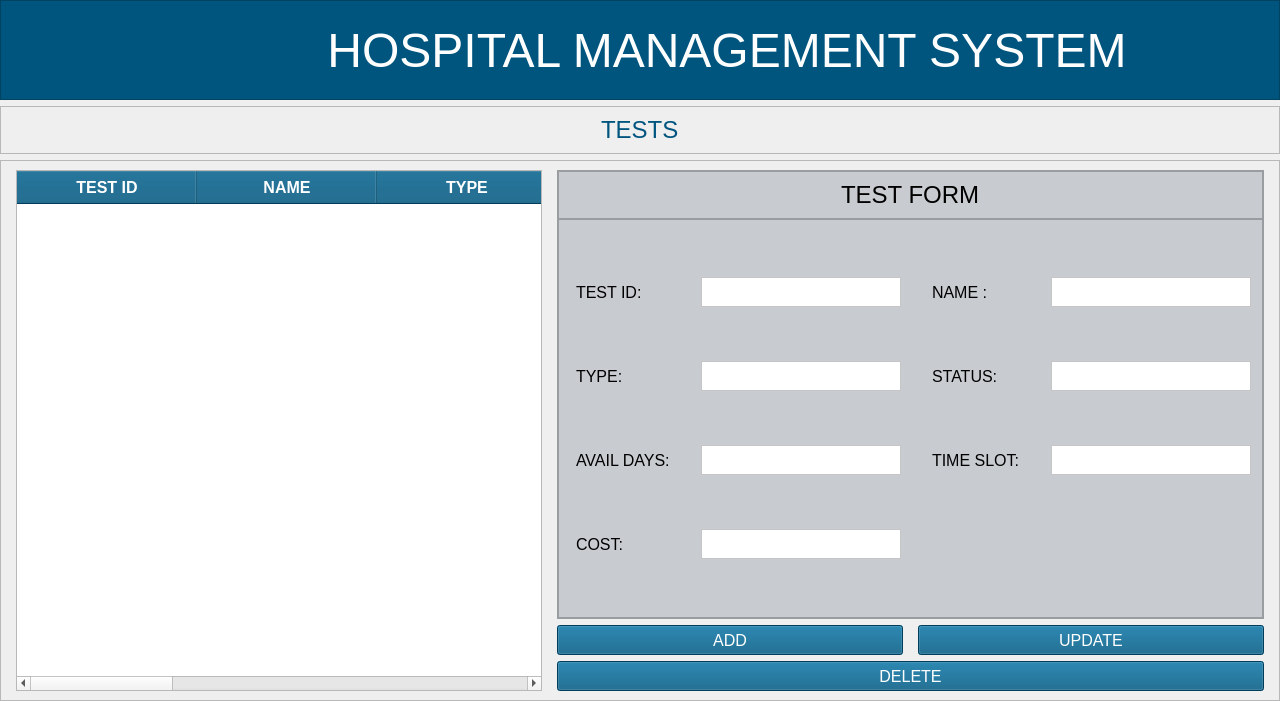
<?xml version="1.0" encoding="UTF-8"?>
<ui version="4.0">
 <class>MainWindow</class>
 <widget class="QMainWindow" name="MainWindow">
  <property name="geometry">
   <rect>
    <x>0</x>
    <y>0</y>
    <width>1280</width>
    <height>701</height>
   </rect>
  </property>
  <property name="windowTitle">
   <string>MainWindow</string>
  </property>
  <widget class="QWidget" name="centralwidget">
   <layout class="QVBoxLayout" name="verticalLayout_2">
    <property name="leftMargin">
     <number>0</number>
    </property>
    <property name="topMargin">
     <number>0</number>
    </property>
    <property name="rightMargin">
     <number>0</number>
    </property>
    <property name="bottomMargin">
     <number>0</number>
    </property>
    <item>
     <widget class="QFrame" name="header_frame">
      <property name="sizePolicy">
       <sizepolicy hsizetype="Preferred" vsizetype="Preferred">
        <horstretch>0</horstretch>
        <verstretch>0</verstretch>
       </sizepolicy>
      </property>
      <property name="minimumSize">
       <size>
        <width>1280</width>
        <height>100</height>
       </size>
      </property>
      <property name="maximumSize">
       <size>
        <width>16777215</width>
        <height>100</height>
       </size>
      </property>
      <property name="styleSheet">
       <string notr="true">background-color:rgb(0, 85, 127);</string>
      </property>
      <property name="frameShape">
       <enum>QFrame::StyledPanel</enum>
      </property>
      <property name="frameShadow">
       <enum>QFrame::Raised</enum>
      </property>
      <layout class="QHBoxLayout" name="horizontalLayout">
       <property name="sizeConstraint">
        <enum>QLayout::SetDefaultConstraint</enum>
       </property>
       <property name="leftMargin">
        <number>0</number>
       </property>
       <property name="topMargin">
        <number>0</number>
       </property>
       <property name="rightMargin">
        <number>0</number>
       </property>
       <property name="bottomMargin">
        <number>0</number>
       </property>
       <item>
        <widget class="QFrame" name="logo_frame">
         <property name="minimumSize">
          <size>
           <width>80</width>
           <height>50</height>
          </size>
         </property>
         <property name="maximumSize">
          <size>
           <width>100</width>
           <height>16777215</height>
          </size>
         </property>
         <property name="styleSheet">
          <string notr="true">background-color:transparent;
margin-top:6px;
margin-bottom:0px;</string>
         </property>
         <property name="frameShape">
          <enum>QFrame::StyledPanel</enum>
         </property>
         <property name="frameShadow">
          <enum>QFrame::Raised</enum>
         </property>
         <widget class="QLabel" name="backBtn">
          <property name="geometry">
           <rect>
            <x>20</x>
            <y>10</y>
            <width>61</width>
            <height>71</height>
           </rect>
          </property>
          <property name="cursor">
           <cursorShape>PointingHandCursor</cursorShape>
          </property>
          <property name="styleSheet">
           <string notr="true"/>
          </property>
          <property name="text">
           <string/>
          </property>
          <property name="pixmap">
           <pixmap resource="../../assets/resources.qrc">:/reosurces_logo/back-svgrepo-com.svg</pixmap>
          </property>
          <property name="scaledContents">
           <bool>true</bool>
          </property>
          <property name="alignment">
           <set>Qt::AlignCenter</set>
          </property>
         </widget>
        </widget>
       </item>
       <item>
        <widget class="QFrame" name="title_frame">
         <property name="minimumSize">
          <size>
           <width>1280</width>
           <height>0</height>
          </size>
         </property>
         <property name="font">
          <font>
           <pointsize>42</pointsize>
          </font>
         </property>
         <property name="styleSheet">
          <string notr="true">background-color:transparent;</string>
         </property>
         <property name="frameShape">
          <enum>QFrame::StyledPanel</enum>
         </property>
         <property name="frameShadow">
          <enum>QFrame::Raised</enum>
         </property>
         <layout class="QVBoxLayout" name="verticalLayout">
          <item alignment="Qt::AlignHCenter">
           <widget class="QLabel" name="title_label">
            <property name="minimumSize">
             <size>
              <width>800</width>
              <height>0</height>
             </size>
            </property>
            <property name="font">
             <font>
              <pointsize>36</pointsize>
             </font>
            </property>
            <property name="styleSheet">
             <string notr="true">color:#fff;</string>
            </property>
            <property name="text">
             <string>HOSPITAL MANAGEMENT SYSTEM</string>
            </property>
            <property name="alignment">
             <set>Qt::AlignCenter</set>
            </property>
           </widget>
          </item>
         </layout>
        </widget>
       </item>
      </layout>
     </widget>
    </item>
    <item>
     <widget class="QFrame" name="frame_15">
      <property name="maximumSize">
       <size>
        <width>16777215</width>
        <height>80</height>
       </size>
      </property>
      <property name="frameShape">
       <enum>QFrame::StyledPanel</enum>
      </property>
      <property name="frameShadow">
       <enum>QFrame::Raised</enum>
      </property>
      <layout class="QVBoxLayout" name="verticalLayout_22">
       <item alignment="Qt::AlignHCenter">
        <widget class="QLabel" name="activityNameDisp">
         <property name="font">
          <font>
           <pointsize>18</pointsize>
          </font>
         </property>
         <property name="styleSheet">
          <string notr="true">color:rgb(0, 85, 127);</string>
         </property>
         <property name="text">
          <string>TESTS</string>
         </property>
        </widget>
       </item>
      </layout>
     </widget>
    </item>
    <item>
     <widget class="QFrame" name="frame">
      <property name="frameShape">
       <enum>QFrame::StyledPanel</enum>
      </property>
      <property name="frameShadow">
       <enum>QFrame::Raised</enum>
      </property>
      <layout class="QGridLayout" name="gridLayout_2">
       <property name="leftMargin">
        <number>15</number>
       </property>
       <property name="topMargin">
        <number>9</number>
       </property>
       <property name="rightMargin">
        <number>15</number>
       </property>
       <property name="horizontalSpacing">
        <number>15</number>
       </property>
       <item row="0" column="1" colspan="2">
        <widget class="QFrame" name="frame_3">
         <property name="styleSheet">
          <string notr="true">BACKGROUND-COLOR:#c8cbcf;
BORDER-RADIUS:5PX;</string>
         </property>
         <property name="frameShape">
          <enum>QFrame::StyledPanel</enum>
         </property>
         <property name="frameShadow">
          <enum>QFrame::Raised</enum>
         </property>
         <layout class="QVBoxLayout" name="verticalLayout_3">
          <property name="spacing">
           <number>0</number>
          </property>
          <property name="leftMargin">
           <number>0</number>
          </property>
          <property name="topMargin">
           <number>0</number>
          </property>
          <property name="rightMargin">
           <number>0</number>
          </property>
          <property name="bottomMargin">
           <number>0</number>
          </property>
          <item>
           <widget class="QFrame" name="frame_4">
            <property name="font">
             <font>
              <pointsize>15</pointsize>
             </font>
            </property>
            <property name="frameShape">
             <enum>QFrame::StyledPanel</enum>
            </property>
            <property name="frameShadow">
             <enum>QFrame::Raised</enum>
            </property>
            <layout class="QHBoxLayout" name="horizontalLayout_3">
             <item alignment="Qt::AlignHCenter">
              <widget class="QLabel" name="label">
               <property name="font">
                <font>
                 <pointsize>18</pointsize>
                </font>
               </property>
               <property name="text">
                <string>TEST FORM</string>
               </property>
              </widget>
             </item>
            </layout>
           </widget>
          </item>
          <item>
           <widget class="QFrame" name="frame_5">
            <property name="styleSheet">
             <string notr="true">padding-right:2px;
padding-left:2px;</string>
            </property>
            <property name="frameShape">
             <enum>QFrame::StyledPanel</enum>
            </property>
            <property name="frameShadow">
             <enum>QFrame::Raised</enum>
            </property>
            <layout class="QGridLayout" name="gridLayout">
             <property name="horizontalSpacing">
              <number>25</number>
             </property>
             <item row="0" column="0">
              <widget class="QLabel" name="label_2">
               <property name="font">
                <font>
                 <pointsize>12</pointsize>
                </font>
               </property>
               <property name="text">
                <string>TEST ID:</string>
               </property>
              </widget>
             </item>
             <item row="0" column="1">
              <widget class="QTextEdit" name="testIdEntry">
               <property name="maximumSize">
                <size>
                 <width>200</width>
                 <height>30</height>
                </size>
               </property>
               <property name="font">
                <font>
                 <pointsize>12</pointsize>
                </font>
               </property>
               <property name="styleSheet">
                <string notr="true">background-color:white;</string>
               </property>
              </widget>
             </item>
             <item row="0" column="2">
              <widget class="QLabel" name="label_3">
               <property name="font">
                <font>
                 <pointsize>12</pointsize>
                </font>
               </property>
               <property name="text">
                <string>NAME :</string>
               </property>
              </widget>
             </item>
             <item row="3" column="3">
              <widget class="QTextEdit" name="testTimeSlotEntry">
               <property name="maximumSize">
                <size>
                 <width>200</width>
                 <height>30</height>
                </size>
               </property>
               <property name="font">
                <font>
                 <pointsize>12</pointsize>
                </font>
               </property>
               <property name="styleSheet">
                <string notr="true">background-color:white;</string>
               </property>
              </widget>
             </item>
             <item row="2" column="2">
              <widget class="QLabel" name="label_5">
               <property name="font">
                <font>
                 <pointsize>12</pointsize>
                </font>
               </property>
               <property name="text">
                <string>STATUS:</string>
               </property>
              </widget>
             </item>
             <item row="2" column="1">
              <widget class="QTextEdit" name="testTypeEntry">
               <property name="maximumSize">
                <size>
                 <width>200</width>
                 <height>30</height>
                </size>
               </property>
               <property name="font">
                <font>
                 <pointsize>12</pointsize>
                </font>
               </property>
               <property name="styleSheet">
                <string notr="true">background-color:white;</string>
               </property>
              </widget>
             </item>
             <item row="3" column="1">
              <widget class="QTextEdit" name="testAvailDaysEntry">
               <property name="maximumSize">
                <size>
                 <width>200</width>
                 <height>30</height>
                </size>
               </property>
               <property name="font">
                <font>
                 <pointsize>12</pointsize>
                </font>
               </property>
               <property name="styleSheet">
                <string notr="true">background-color:white;</string>
               </property>
              </widget>
             </item>
             <item row="3" column="0">
              <widget class="QLabel" name="label_7">
               <property name="font">
                <font>
                 <pointsize>12</pointsize>
                </font>
               </property>
               <property name="text">
                <string>AVAIL DAYS:</string>
               </property>
              </widget>
             </item>
             <item row="0" column="3">
              <widget class="QTextEdit" name="testNameEntry">
               <property name="maximumSize">
                <size>
                 <width>200</width>
                 <height>30</height>
                </size>
               </property>
               <property name="font">
                <font>
                 <pointsize>12</pointsize>
                </font>
               </property>
               <property name="styleSheet">
                <string notr="true">background-color:white;</string>
               </property>
              </widget>
             </item>
             <item row="4" column="1">
              <widget class="QTextEdit" name="testCostEntry">
               <property name="maximumSize">
                <size>
                 <width>200</width>
                 <height>30</height>
                </size>
               </property>
               <property name="font">
                <font>
                 <pointsize>12</pointsize>
                </font>
               </property>
               <property name="styleSheet">
                <string notr="true">background-color:white;</string>
               </property>
              </widget>
             </item>
             <item row="2" column="0">
              <widget class="QLabel" name="label_4">
               <property name="font">
                <font>
                 <pointsize>12</pointsize>
                </font>
               </property>
               <property name="text">
                <string>TYPE:</string>
               </property>
              </widget>
             </item>
             <item row="4" column="0">
              <widget class="QLabel" name="label_9">
               <property name="font">
                <font>
                 <pointsize>12</pointsize>
                </font>
               </property>
               <property name="text">
                <string>COST:</string>
               </property>
              </widget>
             </item>
             <item row="3" column="2">
              <widget class="QLabel" name="label_8">
               <property name="font">
                <font>
                 <pointsize>12</pointsize>
                </font>
               </property>
               <property name="text">
                <string>TIME SLOT:</string>
               </property>
              </widget>
             </item>
             <item row="2" column="3">
              <widget class="QTextEdit" name="testStatusEntry">
               <property name="maximumSize">
                <size>
                 <width>200</width>
                 <height>30</height>
                </size>
               </property>
               <property name="font">
                <font>
                 <pointsize>12</pointsize>
                </font>
               </property>
               <property name="styleSheet">
                <string notr="true">background-color:white;</string>
               </property>
              </widget>
             </item>
            </layout>
           </widget>
          </item>
         </layout>
        </widget>
       </item>
       <item row="2" column="1" colspan="2">
        <widget class="QPushButton" name="delTestBtn">
         <property name="minimumSize">
          <size>
           <width>200</width>
           <height>30</height>
          </size>
         </property>
         <property name="font">
          <font>
           <pointsize>12</pointsize>
          </font>
         </property>
         <property name="cursor">
          <cursorShape>PointingHandCursor</cursorShape>
         </property>
         <property name="styleSheet">
          <string notr="true">background-color:rgb(0, 85, 127);
COLOR:WHITE;
BORDER-RADIUS:5PX</string>
         </property>
         <property name="text">
          <string>DELETE</string>
         </property>
        </widget>
       </item>
       <item row="1" column="1">
        <widget class="QPushButton" name="addTestBtn">
         <property name="minimumSize">
          <size>
           <width>200</width>
           <height>30</height>
          </size>
         </property>
         <property name="font">
          <font>
           <pointsize>12</pointsize>
          </font>
         </property>
         <property name="cursor">
          <cursorShape>PointingHandCursor</cursorShape>
         </property>
         <property name="styleSheet">
          <string notr="true">background-color:rgb(0, 85, 127);
COLOR:WHITE;
BORDER-RADIUS:5PX</string>
         </property>
         <property name="text">
          <string>ADD</string>
         </property>
        </widget>
       </item>
       <item row="0" column="0" rowspan="3">
        <widget class="QTableWidget" name="tableDocsDet">
         <property name="minimumSize">
          <size>
           <width>0</width>
           <height>0</height>
          </size>
         </property>
         <property name="font">
          <font>
           <pointsize>12</pointsize>
          </font>
         </property>
         <property name="cursor" stdset="0">
          <cursorShape>PointingHandCursor</cursorShape>
         </property>
         <property name="styleSheet">
          <string notr="true">QHeaderView::section {
                background-color: #00557d;
                color: white;
                font-weight: bold;
padding:5px;
            }</string>
         </property>
         <property name="editTriggers">
          <set>QAbstractItemView::NoEditTriggers</set>
         </property>
         <property name="selectionMode">
          <enum>QAbstractItemView::SingleSelection</enum>
         </property>
         <property name="selectionBehavior">
          <enum>QAbstractItemView::SelectRows</enum>
         </property>
         <property name="showGrid">
          <bool>true</bool>
         </property>
         <property name="sortingEnabled">
          <bool>true</bool>
         </property>
         <property name="wordWrap">
          <bool>false</bool>
         </property>
         <attribute name="horizontalHeaderCascadingSectionResizes">
          <bool>true</bool>
         </attribute>
         <attribute name="horizontalHeaderDefaultSectionSize">
          <number>180</number>
         </attribute>
         <attribute name="verticalHeaderDefaultSectionSize">
          <number>45</number>
         </attribute>
         <column>
          <property name="text">
           <string>TEST ID</string>
          </property>
          <property name="background">
           <color>
            <red>0</red>
            <green>85</green>
            <blue>125</blue>
           </color>
          </property>
         </column>
         <column>
          <property name="text">
           <string>NAME</string>
          </property>
         </column>
         <column>
          <property name="text">
           <string>TYPE</string>
          </property>
         </column>
         <column>
          <property name="text">
           <string>STATUS</string>
          </property>
         </column>
         <column>
          <property name="text">
           <string>AVAIL DAYS</string>
          </property>
         </column>
         <column>
          <property name="text">
           <string>TIME SLOT</string>
          </property>
         </column>
         <column>
          <property name="text">
           <string>COST</string>
          </property>
         </column>
        </widget>
       </item>
       <item row="1" column="2">
        <widget class="QPushButton" name="updtTestBtn">
         <property name="minimumSize">
          <size>
           <width>200</width>
           <height>30</height>
          </size>
         </property>
         <property name="font">
          <font>
           <pointsize>12</pointsize>
          </font>
         </property>
         <property name="cursor">
          <cursorShape>PointingHandCursor</cursorShape>
         </property>
         <property name="styleSheet">
          <string notr="true">background-color:rgb(0, 85, 127);
COLOR:WHITE;
BORDER-RADIUS:5PX</string>
         </property>
         <property name="text">
          <string>UPDATE</string>
         </property>
        </widget>
       </item>
      </layout>
     </widget>
    </item>
   </layout>
  </widget>
 </widget>
 <resources>
  <include location="../../assets/resources.qrc"/>
 </resources>
 <connections/>
</ui>
